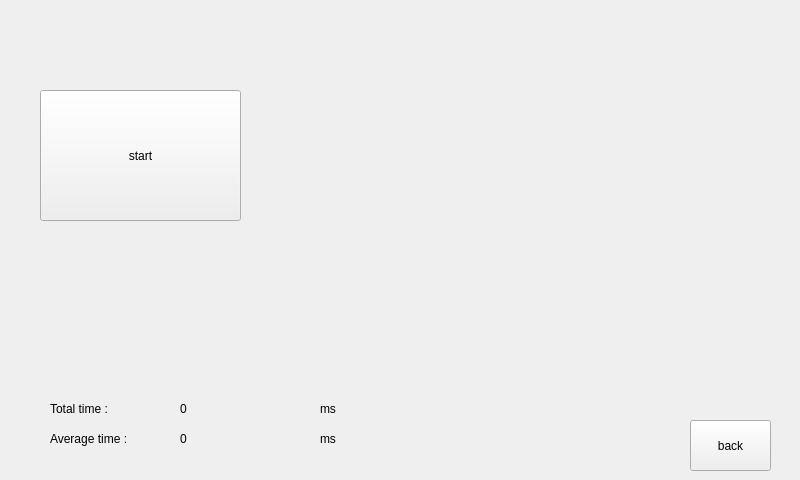
<?xml version="1.0" encoding="UTF-8"?>
<ui version="4.0">
 <class>FormCUIMain</class>
 <widget class="QWidget" name="FormCUIMain">
  <property name="geometry">
   <rect>
    <x>0</x>
    <y>0</y>
    <width>800</width>
    <height>480</height>
   </rect>
  </property>
  <property name="windowTitle">
   <string>FormCUIMain</string>
  </property>
  <widget class="QPushButton" name="pushButton">
   <property name="geometry">
    <rect>
     <x>40</x>
     <y>90</y>
     <width>201</width>
     <height>131</height>
    </rect>
   </property>
   <property name="text">
    <string>start</string>
   </property>
  </widget>
  <widget class="QPushButton" name="pushButton_2">
   <property name="geometry">
    <rect>
     <x>690</x>
     <y>420</y>
     <width>81</width>
     <height>51</height>
    </rect>
   </property>
   <property name="text">
    <string>back</string>
   </property>
  </widget>
  <widget class="QLabel" name="label">
   <property name="geometry">
    <rect>
     <x>50</x>
     <y>400</y>
     <width>80</width>
     <height>17</height>
    </rect>
   </property>
   <property name="text">
    <string>Total time : </string>
   </property>
  </widget>
  <widget class="QLabel" name="label_2">
   <property name="geometry">
    <rect>
     <x>50</x>
     <y>430</y>
     <width>102</width>
     <height>17</height>
    </rect>
   </property>
   <property name="text">
    <string>Average time : </string>
   </property>
  </widget>
  <widget class="QLabel" name="label_ave">
   <property name="geometry">
    <rect>
     <x>180</x>
     <y>430</y>
     <width>121</width>
     <height>17</height>
    </rect>
   </property>
   <property name="text">
    <string>0</string>
   </property>
  </widget>
  <widget class="QLabel" name="label_tot">
   <property name="geometry">
    <rect>
     <x>180</x>
     <y>400</y>
     <width>121</width>
     <height>17</height>
    </rect>
   </property>
   <property name="text">
    <string>0</string>
   </property>
  </widget>
  <widget class="QLabel" name="label_5">
   <property name="geometry">
    <rect>
     <x>320</x>
     <y>400</y>
     <width>20</width>
     <height>17</height>
    </rect>
   </property>
   <property name="text">
    <string>ms</string>
   </property>
  </widget>
  <widget class="QLabel" name="label_6">
   <property name="geometry">
    <rect>
     <x>320</x>
     <y>430</y>
     <width>20</width>
     <height>17</height>
    </rect>
   </property>
   <property name="text">
    <string>ms</string>
   </property>
  </widget>
 </widget>
 <layoutdefault spacing="6" margin="11"/>
 <resources/>
 <connections/>
</ui>
